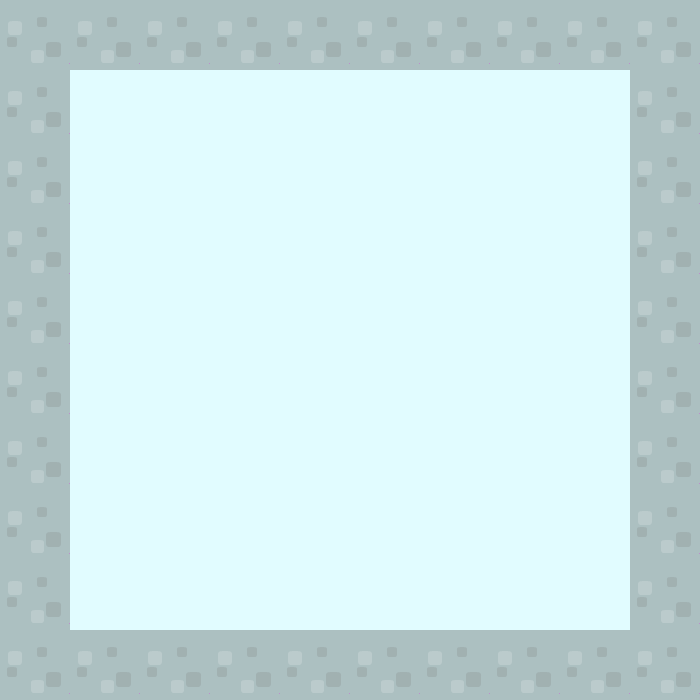

Tiled map render using the project's own tile images. Description and the whole map definition, tile-layer contents included, below:
An orthogonal 10x10 tile map with 70x70 px tiles, 2 tile layers (background, collision).

<map version="1.0" orientation="orthogonal" renderorder="right-down" width="10" height="10" tilewidth="70" tileheight="70">
 <tileset firstgid="1" name="tiles_map" tilewidth="70" tileheight="70">
  <image source="../images/tiles_map.png" trans="aaffff" width="700" height="140" />
 </tileset>
 <layer name="background" width="10" height="10">
  <data>
   <tile gid="9" />
   <tile gid="9" />
   <tile gid="9" />
   <tile gid="9" />
   <tile gid="9" />
   <tile gid="9" />
   <tile gid="9" />
   <tile gid="9" />
   <tile gid="9" />
   <tile gid="9" />
   <tile gid="9" />
   <tile gid="9" />
   <tile gid="9" />
   <tile gid="9" />
   <tile gid="9" />
   <tile gid="9" />
   <tile gid="9" />
   <tile gid="9" />
   <tile gid="9" />
   <tile gid="9" />
   <tile gid="9" />
   <tile gid="9" />
   <tile gid="9" />
   <tile gid="9" />
   <tile gid="9" />
   <tile gid="9" />
   <tile gid="9" />
   <tile gid="9" />
   <tile gid="9" />
   <tile gid="9" />
   <tile gid="9" />
   <tile gid="9" />
   <tile gid="9" />
   <tile gid="9" />
   <tile gid="9" />
   <tile gid="9" />
   <tile gid="9" />
   <tile gid="9" />
   <tile gid="9" />
   <tile gid="9" />
   <tile gid="9" />
   <tile gid="9" />
   <tile gid="9" />
   <tile gid="9" />
   <tile gid="9" />
   <tile gid="9" />
   <tile gid="9" />
   <tile gid="9" />
   <tile gid="9" />
   <tile gid="9" />
   <tile gid="9" />
   <tile gid="9" />
   <tile gid="9" />
   <tile gid="9" />
   <tile gid="9" />
   <tile gid="9" />
   <tile gid="9" />
   <tile gid="9" />
   <tile gid="9" />
   <tile gid="9" />
   <tile gid="9" />
   <tile gid="9" />
   <tile gid="9" />
   <tile gid="9" />
   <tile gid="9" />
   <tile gid="9" />
   <tile gid="9" />
   <tile gid="9" />
   <tile gid="9" />
   <tile gid="9" />
   <tile gid="9" />
   <tile gid="9" />
   <tile gid="9" />
   <tile gid="9" />
   <tile gid="9" />
   <tile gid="9" />
   <tile gid="9" />
   <tile gid="9" />
   <tile gid="9" />
   <tile gid="9" />
   <tile gid="9" />
   <tile gid="9" />
   <tile gid="9" />
   <tile gid="9" />
   <tile gid="9" />
   <tile gid="9" />
   <tile gid="9" />
   <tile gid="9" />
   <tile gid="9" />
   <tile gid="9" />
   <tile gid="9" />
   <tile gid="9" />
   <tile gid="9" />
   <tile gid="9" />
   <tile gid="9" />
   <tile gid="9" />
   <tile gid="9" />
   <tile gid="9" />
   <tile gid="9" />
   <tile gid="9" />
  </data>
 </layer>
 <layer name="collision" width="10" height="10">
  <data>
   <tile gid="6" />
   <tile gid="6" />
   <tile gid="6" />
   <tile gid="6" />
   <tile gid="6" />
   <tile gid="6" />
   <tile gid="6" />
   <tile gid="6" />
   <tile gid="6" />
   <tile gid="6" />
   <tile gid="6" />
   <tile gid="0" />
   <tile gid="0" />
   <tile gid="0" />
   <tile gid="0" />
   <tile gid="0" />
   <tile gid="0" />
   <tile gid="0" />
   <tile gid="0" />
   <tile gid="6" />
   <tile gid="6" />
   <tile gid="0" />
   <tile gid="0" />
   <tile gid="0" />
   <tile gid="0" />
   <tile gid="0" />
   <tile gid="0" />
   <tile gid="0" />
   <tile gid="0" />
   <tile gid="6" />
   <tile gid="6" />
   <tile gid="0" />
   <tile gid="0" />
   <tile gid="0" />
   <tile gid="0" />
   <tile gid="0" />
   <tile gid="0" />
   <tile gid="0" />
   <tile gid="0" />
   <tile gid="6" />
   <tile gid="6" />
   <tile gid="0" />
   <tile gid="0" />
   <tile gid="0" />
   <tile gid="0" />
   <tile gid="0" />
   <tile gid="0" />
   <tile gid="0" />
   <tile gid="0" />
   <tile gid="6" />
   <tile gid="6" />
   <tile gid="0" />
   <tile gid="0" />
   <tile gid="0" />
   <tile gid="0" />
   <tile gid="0" />
   <tile gid="0" />
   <tile gid="0" />
   <tile gid="0" />
   <tile gid="6" />
   <tile gid="6" />
   <tile gid="0" />
   <tile gid="0" />
   <tile gid="0" />
   <tile gid="0" />
   <tile gid="0" />
   <tile gid="0" />
   <tile gid="0" />
   <tile gid="0" />
   <tile gid="6" />
   <tile gid="6" />
   <tile gid="0" />
   <tile gid="0" />
   <tile gid="0" />
   <tile gid="0" />
   <tile gid="0" />
   <tile gid="0" />
   <tile gid="0" />
   <tile gid="0" />
   <tile gid="6" />
   <tile gid="6" />
   <tile gid="0" />
   <tile gid="0" />
   <tile gid="0" />
   <tile gid="0" />
   <tile gid="0" />
   <tile gid="0" />
   <tile gid="0" />
   <tile gid="0" />
   <tile gid="6" />
   <tile gid="6" />
   <tile gid="6" />
   <tile gid="6" />
   <tile gid="6" />
   <tile gid="6" />
   <tile gid="6" />
   <tile gid="6" />
   <tile gid="6" />
   <tile gid="6" />
   <tile gid="6" />
  </data>
 </layer>
</map>
